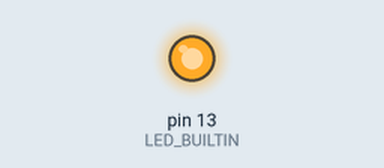
Simulated run of this sketch. Board: Arduino Uno, built with avr-gcc and run on an emulated ATmega328P. On the bench: output pins drawn as LEDs (lit = HIGH).

Above: at 0.2 s.
At 23.5 s:
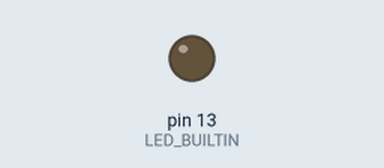
Timing chart, 0 to 25.4 s (numbered marks = the images above):
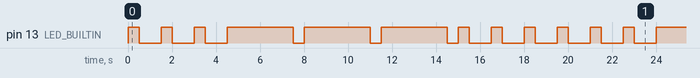

Measured:
- by itself, pin 13 (LED_BUILTIN): repeats every 19.5 s: 2 × (LOW 1.0 s, HIGH 0.50 s), LOW 1.0 s, 3 × (HIGH 3.0 s, LOW 0.50 s), 3 × (HIGH 0.50 s, LOW 1.0 s), HIGH 0.50 s
- by itself, everything shown: repeats every 19.5 s, in 18 steps

The sketch:

WEEK2SK1.ino
```cpp
void signalS() {
  for(int c=0;c<3;c++){
      digitalWrite(LED_BUILTIN, HIGH);
      delay(500);
      digitalWrite(LED_BUILTIN, LOW);
      delay(1000);
  }
}

void signalO() {
  for(int c=0;c<3;c++){
      digitalWrite(LED_BUILTIN, HIGH);
      delay(3000);
      digitalWrite(LED_BUILTIN, LOW);
      delay(500);
  }
}

void setup() {
  pinMode(LED_BUILTIN, OUTPUT);

}

void loop() {
  signalS();
  signalO();
  signalS();
}
```
